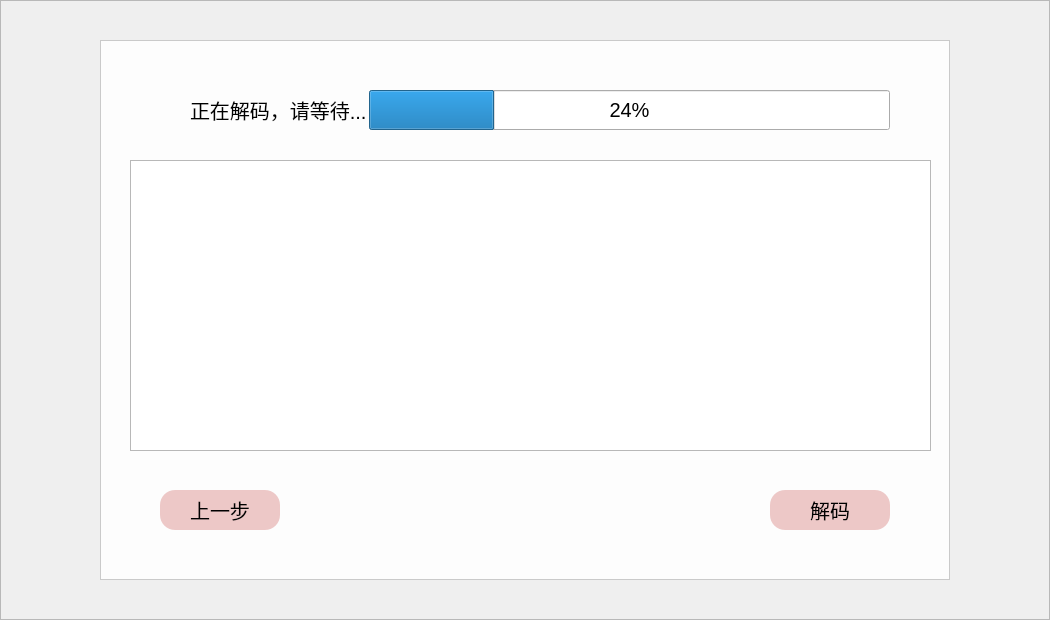
<?xml version="1.0" encoding="UTF-8"?>
<ui version="4.0">
 <class>adjust</class>
 <widget class="QWidget" name="adjust">
  <property name="geometry">
   <rect>
    <x>0</x>
    <y>0</y>
    <width>1050</width>
    <height>620</height>
   </rect>
  </property>
  <property name="windowTitle">
   <string>Form</string>
  </property>
  <widget class="QFrame" name="frBg">
   <property name="geometry">
    <rect>
     <x>0</x>
     <y>0</y>
     <width>1050</width>
     <height>620</height>
    </rect>
   </property>
   <property name="styleSheet">
    <string notr="true">QFrame#frBg{
background-image:url(:/main/img/bg.jpg);
}
QFrame#frWhite{
background-color:rgb(255,255,255,230);
}

</string>
   </property>
   <property name="frameShape">
    <enum>QFrame::StyledPanel</enum>
   </property>
   <property name="frameShadow">
    <enum>QFrame::Raised</enum>
   </property>
   <widget class="QFrame" name="frWhite">
    <property name="geometry">
     <rect>
      <x>100</x>
      <y>40</y>
      <width>850</width>
      <height>540</height>
     </rect>
    </property>
    <property name="styleSheet">
     <string notr="true">*{
	font-family:STXihei, &quot;华文细黑&quot;, &quot;Microsoft YaHei&quot;, &quot;微软雅黑&quot;;
font-size:20px;
}
QPushButton{
border-radius:15px;
background:rgb(237,200,199)

}
QPushButton:hover{
background:rgb(255,208,204);
}
</string>
    </property>
    <property name="frameShape">
     <enum>QFrame::StyledPanel</enum>
    </property>
    <property name="frameShadow">
     <enum>QFrame::Raised</enum>
    </property>
    <widget class="QPushButton" name="pushButton">
     <property name="geometry">
      <rect>
       <x>60</x>
       <y>450</y>
       <width>120</width>
       <height>40</height>
      </rect>
     </property>
     <property name="text">
      <string>上一步</string>
     </property>
    </widget>
    <widget class="QProgressBar" name="progressBar">
     <property name="geometry">
      <rect>
       <x>269</x>
       <y>50</y>
       <width>521</width>
       <height>40</height>
      </rect>
     </property>
     <property name="value">
      <number>24</number>
     </property>
    </widget>
    <widget class="QLabel" name="labelStatus">
     <property name="geometry">
      <rect>
       <x>90</x>
       <y>50</y>
       <width>221</width>
       <height>40</height>
      </rect>
     </property>
     <property name="text">
      <string>正在解码，请等待...</string>
     </property>
    </widget>
    <widget class="QTextBrowser" name="textBrowser">
     <property name="geometry">
      <rect>
       <x>30</x>
       <y>120</y>
       <width>801</width>
       <height>291</height>
      </rect>
     </property>
    </widget>
    <widget class="QPushButton" name="btnDecode">
     <property name="geometry">
      <rect>
       <x>670</x>
       <y>450</y>
       <width>120</width>
       <height>40</height>
      </rect>
     </property>
     <property name="text">
      <string>解码</string>
     </property>
    </widget>
    <widget class="QLabel" name="labelError">
     <property name="geometry">
      <rect>
       <x>270</x>
       <y>460</y>
       <width>371</width>
       <height>31</height>
      </rect>
     </property>
     <property name="text">
      <string/>
     </property>
    </widget>
   </widget>
  </widget>
 </widget>
 <resources/>
 <connections/>
</ui>
